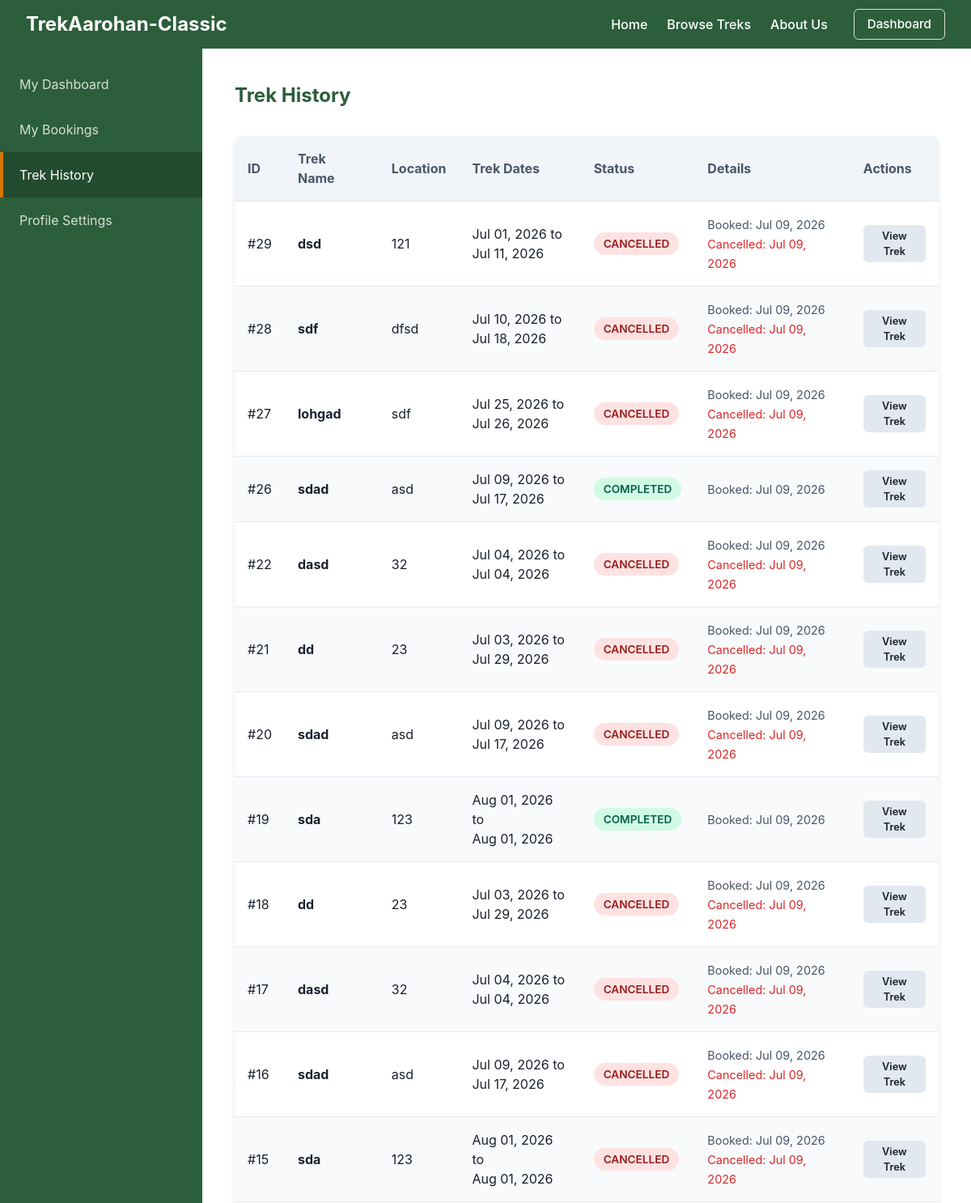
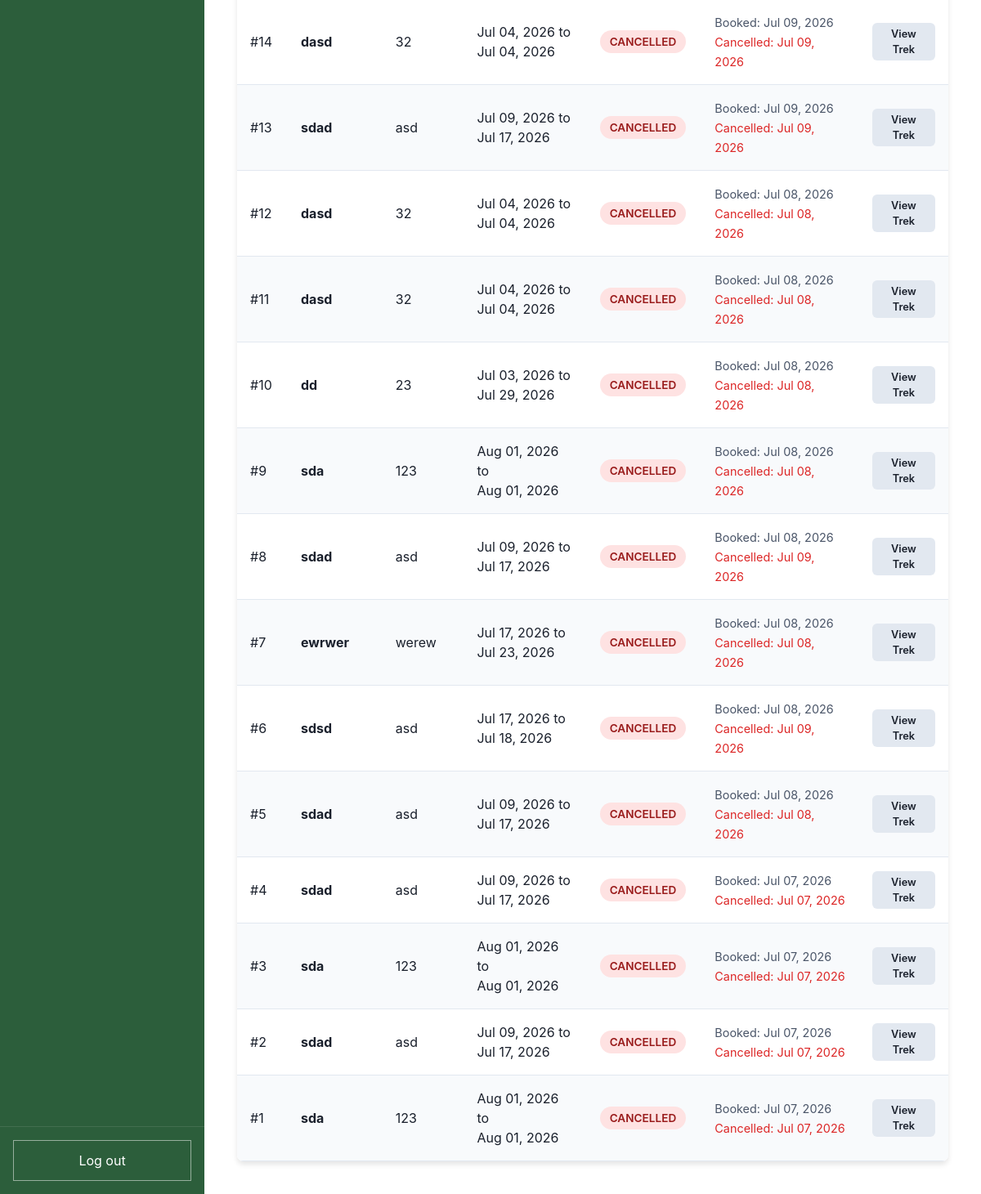
/trekker/history (signed in), run on the app's committed database (2 pictures, top to bottom).
### models.py (models this page shows)
class Booking(db.Model):
    __tablename__ = "booking"
    id = db.Column(db.Integer, primary_key=True, autoincrement=True)
    user_id = db.Column(db.Integer, db.ForeignKey("user.id"), nullable=False)
    trek_id = db.Column(db.Integer, db.ForeignKey("trek.id"), nullable=False)
    booking_date = db.Column(db.DateTime, default=datetime.utcnow, nullable=False)
    cancelled_date = db.Column(db.DateTime, nullable=True)
    status = db.Column(db.String(20), default="booked", nullable=False)  # "booked", "cancelled", "completed"

class Trek(db.Model):
    __tablename__ = "trek"
    id = db.Column(db.Integer, primary_key=True, autoincrement=True)
    name = db.Column(db.String(100), nullable=False)
    description = db.Column(db.Text, nullable=True)
    difficulty = db.Column(db.String(20), nullable=False)  # "easy", "medium", "hard"
    location = db.Column(db.String(100), nullable=False)
    slots_available = db.Column(db.Integer, nullable=False)
    start_date = db.Column(db.Date, nullable=False)
    end_date = db.Column(db.Date, nullable=False)
    status = db.Column(db.String(20), default="open", nullable=False)  # "open", "full", "ongoing", "completed", "cancelled"
    assigned_staff_id = db.Column(db.Integer, db.ForeignKey("user.id"), nullable=False)
    cover_image = db.Column(db.String(255), nullable=True)
    price = db.Column(db.Float, default=0.0, nullable=False)
    bookings = db.relationship("Booking", backref="trek", lazy=True)

### app.py (the view)
    @app.route("/trekker/history")
    @login_required
    def trekker_history():
        if current_user.role != 0:
            return redirect(url_for("home"))
        historical_bookings = Booking.query.filter(
            Booking.user_id == current_user.id,
            Booking.status.in_(["completed", "cancelled"])
        ).order_by(Booking.booking_date.desc()).all()
        return render_template("trekker_history.html", bookings=historical_bookings)

### templates/trekker_history.html
{% extends "trekker_base.html" %}
{% set active_page = "history" %}
{% block dashboard_content %}
    <h2>Trek History</h2>
    {% if bookings %}
        <div class="card" style="margin-top: 2rem; padding: 0;">
            <div class="data-table-wrapper" style="box-shadow: none;">
                <table class="data-table">
                    <thead>
                        <tr>
                            <th>ID</th>
                            <th>Trek Name</th>
                            <th>Location</th>
                            <th>Trek Dates</th>
                            <th>Status</th>
                            <th>Details</th>
                            <th>Actions</th>
                        </tr>
                    </thead>
                    <tbody>
                        {% for booking in bookings %}
                        <tr>
                            <td>#{{ booking.id }}</td>
                            <td>
                                <strong>{{ booking.trek.name }}</strong>
                            </td>
                            <td>{{ booking.trek.location }}</td>
                            <td>{{ booking.trek.start_date.strftime('%b %d, %Y') }} to <br> {{ booking.trek.end_date.strftime('%b %d, %Y') }}</td>
                            <td>
                                {% if booking.status == 'completed' %}
                                    <span class="badge badge-approved">Completed</span>
                                {% else %}
                                    <span class="badge badge-blacklisted">Cancelled</span>
                                {% endif %}
                            </td>
                            <td>
                                {% if booking.status == 'completed' %}
                                    <span style="color: var(--secondary-color); font-size: 0.9rem;">Booked: {{ booking.booking_date.strftime('%b %d, %Y') }}</span>
                                {% else %}
                                    <span style="color: var(--secondary-color); font-size: 0.9rem;">Booked: {{ booking.booking_date.strftime('%b %d, %Y') }}</span><br>
                                    <span style="color: var(--danger-color); font-size: 0.9rem;">Cancelled: {{ booking.cancelled_date.strftime('%b %d, %Y') if booking.cancelled_date else booking.booking_date.strftime('%b %d, %Y') }}</span>
                                {% endif %}
                            </td>
                            <td>
                                <a href="{{ url_for('public_trek_detail', id=booking.trek.id) }}" class="btn btn-secondary" style="padding: 0.25rem 0.5rem; font-size: 0.8rem;">View Trek</a>
                            </td>
                        </tr>
                        {% endfor %}
                    </tbody>
                </table>
            </div>
        </div>
    {% else %}
        <div class="card" style="margin-top: 2rem; text-align: center; padding: 3rem;">
            <h3 style="margin-top: 0; color: var(--text-color);">No Historical Bookings</h3>
            <p style="color: var(--secondary-color); margin-bottom: 0;">You don't have any completed or cancelled treks yet.</p>
        </div>
    {% endif %}
{% endblock %}

### static/css/style.css (style rules this page uses)
:root { --primary-color: #2C5E3B; --secondary-color: #4A5568; --accent-color: #D97706; --accent-dark: #B45309; --bg-color: #F9FAFB; --text-color: #1A202C; --border-color: #E2E8F0; --danger-color: #DC2626; }
body { margin: 0; font-family: -apple-system, BlinkMacSystemFont, "Segoe UI", Roboto, Helvetica, Arial, sans-serif; background-color: var(--bg-color); color: var(--text-color); line-height: 1.5; }
h1, h2 { margin-top: 0; color: var(--primary-color); }
.btn { display: inline-block; padding: 0.75rem 1.5rem; border-radius: 6px; font-weight: 600; text-align: center; cursor: pointer; border: none; transition: transform 0.15s ease, box-shadow 0.15s ease; text-decoration: none; font-size: 0.95rem; }
.btn-secondary { background-color: #E2E8F0; color: var(--text-color); }
.badge { padding: 0.25rem 0.75rem; border-radius: 9999px; font-size: 0.85rem; font-weight: 600; text-transform: uppercase; display: inline-block; }
.badge-open, .badge-active, .badge-approved { background-color: #D1FAE5; color: #065F46; }
.badge-closed, .badge-cancelled, .badge-blacklisted { background-color: #FEE2E2; color: #991B1B; }
.data-table-wrapper { overflow-x: auto; background: white; border-radius: 8px; box-shadow: 0 1px 3px rgba(0,0,0,0.1); }
.data-table { width: 100%; border-collapse: collapse; }
.data-table th, .data-table td { padding: 1rem; text-align: left; border-bottom: 1px solid var(--border-color); }
.data-table th { background-color: #F1F5F9; color: var(--secondary-color); position: sticky; top: 0; }
.data-table tr:nth-child(even) { background-color: #F8FAFC; }
.card { background: var(--card-bg, #FFFFFF); padding: 2rem; border-radius: 8px; box-shadow: 0 4px 6px rgba(0,0,0,0.1); }

### data on the page
Booking: id "29", trek.name "dsd", trek.location "121", trek.start_date "Jul 01, 2026", trek.end_date "Jul 11, 2026", status "CANCELLED", booking_date "Jul 09, 2026", cancelled_date "Jul 09, 2026"
Booking: id "28", trek.name "sdf", trek.location "dfsd", trek.start_date "Jul 10, 2026", trek.end_date "Jul 18, 2026", status "CANCELLED", booking_date "Jul 09, 2026", cancelled_date "Jul 09, 2026"
Booking: id "27", trek.name "lohgad", trek.location "sdf", trek.start_date "Jul 25, 2026", trek.end_date "Jul 26, 2026", status "CANCELLED", booking_date "Jul 09, 2026", cancelled_date "Jul 09, 2026"
Booking: id "26", trek.name "sdad", trek.location "asd", trek.start_date "Jul 09, 2026", trek.end_date "Jul 17, 2026", status "COMPLETED", booking_date "Jul 09, 2026"
Booking: id "22", trek.name "dasd", trek.location "32", trek.start_date "Jul 04, 2026", trek.end_date "Jul 04, 2026", status "CANCELLED", booking_date "Jul 09, 2026", cancelled_date "Jul 09, 2026"
Booking: id "21", trek.name "dd", trek.location "23", trek.start_date "Jul 03, 2026", trek.end_date "Jul 29, 2026", status "CANCELLED", booking_date "Jul 09, 2026", cancelled_date "Jul 09, 2026"
Booking: id "20", trek.name "sdad", trek.location "asd", trek.start_date "Jul 09, 2026", trek.end_date "Jul 17, 2026", status "CANCELLED", booking_date "Jul 09, 2026", cancelled_date "Jul 09, 2026"
Booking: id "19", trek.name "sda", trek.location "123", trek.start_date "Aug 01, 2026", trek.end_date "Aug 01, 2026", status "COMPLETED", booking_date "Jul 09, 2026"
Booking: id "18", trek.name "dd", trek.location "23", trek.start_date "Jul 03, 2026", trek.end_date "Jul 29, 2026", status "CANCELLED", booking_date "Jul 09, 2026", cancelled_date "Jul 09, 2026"
Booking: id "17", trek.name "dasd", trek.location "32", trek.start_date "Jul 04, 2026", trek.end_date "Jul 04, 2026", status "CANCELLED", booking_date "Jul 09, 2026", cancelled_date "Jul 09, 2026"
Booking: id "16", trek.name "sdad", trek.location "asd", trek.start_date "Jul 09, 2026", trek.end_date "Jul 17, 2026", status "CANCELLED", booking_date "Jul 09, 2026", cancelled_date "Jul 09, 2026"
Booking: id "15", trek.name "sda", trek.location "123", trek.start_date "Aug 01, 2026", trek.end_date "Aug 01, 2026", status "CANCELLED", booking_date "Jul 09, 2026", cancelled_date "Jul 09, 2026"
Booking: id "14", trek.name "dasd", trek.location "32", trek.start_date "Jul 04, 2026", trek.end_date "Jul 04, 2026", status "CANCELLED", booking_date "Jul 09, 2026", cancelled_date "Jul 09, 2026"
Booking: id "13", trek.name "sdad", trek.location "asd", trek.start_date "Jul 09, 2026", trek.end_date "Jul 17, 2026", status "CANCELLED", booking_date "Jul 09, 2026", cancelled_date "Jul 09, 2026"
Booking: id "12", trek.name "dasd", trek.location "32", trek.start_date "Jul 04, 2026", trek.end_date "Jul 04, 2026", status "CANCELLED", booking_date "Jul 08, 2026", cancelled_date "Jul 08, 2026"
Booking: id "11", trek.name "dasd", trek.location "32", trek.start_date "Jul 04, 2026", trek.end_date "Jul 04, 2026", status "CANCELLED", booking_date "Jul 08, 2026", cancelled_date "Jul 08, 2026"
Booking: id "10", trek.name "dd", trek.location "23", trek.start_date "Jul 03, 2026", trek.end_date "Jul 29, 2026", status "CANCELLED", booking_date "Jul 08, 2026", cancelled_date "Jul 08, 2026"
Booking: id "9", trek.name "sda", trek.location "123", trek.start_date "Aug 01, 2026", trek.end_date "Aug 01, 2026", status "CANCELLED", booking_date "Jul 08, 2026", cancelled_date "Jul 08, 2026"
Booking: id "8", trek.name "sdad", trek.location "asd", trek.start_date "Jul 09, 2026", trek.end_date "Jul 17, 2026", status "CANCELLED", booking_date "Jul 08, 2026", cancelled_date "Jul 09, 2026"
Booking: id "7", trek.name "ewrwer", trek.location "werew", trek.start_date "Jul 17, 2026", trek.end_date "Jul 23, 2026", status "CANCELLED", booking_date "Jul 08, 2026", cancelled_date "Jul 08, 2026"
Booking: id "6", trek.name "sdsd", trek.location "asd", trek.start_date "Jul 17, 2026", trek.end_date "Jul 18, 2026", status "CANCELLED", booking_date "Jul 08, 2026", cancelled_date "Jul 09, 2026"
Booking: id "5", trek.name "sdad", trek.location "asd", trek.start_date "Jul 09, 2026", trek.end_date "Jul 17, 2026", status "CANCELLED", booking_date "Jul 08, 2026", cancelled_date "Jul 08, 2026"
Booking: id "4", trek.name "sdad", trek.location "asd", trek.start_date "Jul 09, 2026", trek.end_date "Jul 17, 2026", status "CANCELLED", booking_date "Jul 07, 2026", cancelled_date "Jul 07, 2026"
Booking: id "3", trek.name "sda", trek.location "123", trek.start_date "Aug 01, 2026", trek.end_date "Aug 01, 2026", status "CANCELLED", booking_date "Jul 07, 2026", cancelled_date "Jul 07, 2026"
Booking: id "2", trek.name "sdad", trek.location "asd", trek.start_date "Jul 09, 2026", trek.end_date "Jul 17, 2026", status "CANCELLED", booking_date "Jul 07, 2026", cancelled_date "Jul 07, 2026"
Booking: id "1", trek.name "sda", trek.location "123", trek.start_date "Aug 01, 2026", trek.end_date "Aug 01, 2026", status "CANCELLED", booking_date "Jul 07, 2026", cancelled_date "Jul 07, 2026"
